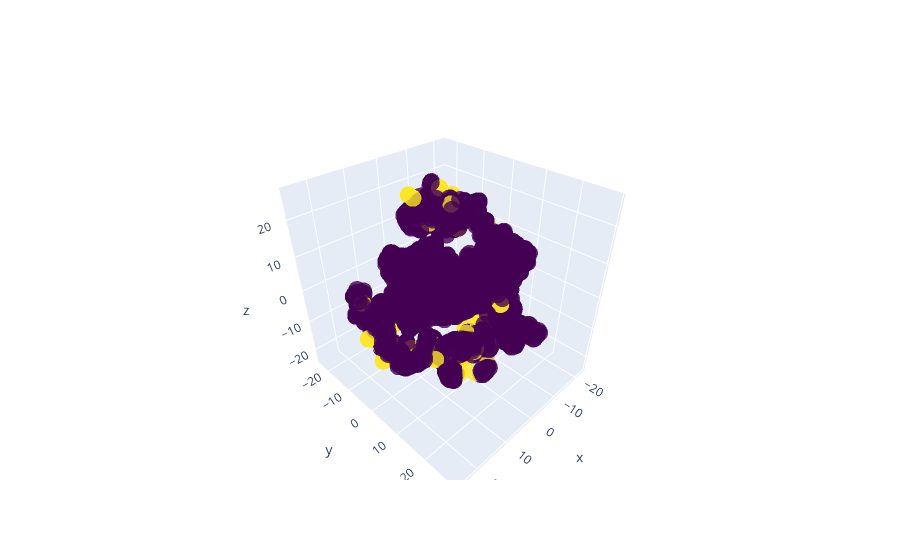

The notebook cell this image was saved under:
### Code cell
utils.plot_3d_TSNE( df = preprocessing.load_dataset(),
                    dist_matrix=gower.gower_matrix(preprocessing.load_dataset()),
                    labels = np.array(lof_detection.main()) * -1,
                    )

### Figure 1 — Plotly figure (JSON) as saved in the notebook; plotly's stock layout.template omitted (floating-point values rounded to 4 significant figures; data arrays with more than 128 entries replaced by an {"elided": "..."} marker saying what was removed)
{"data": [{"marker": {"color": {"elided": "7200 int values"}, "colorscale": [[0.0, "#440154"], [0.1111, "#482878"], [0.2222, "#3e4989"], [0.3333, "#31688e"], [0.4444, "#26828e"], [0.5556, "#1f9e89"], [0.6667, "#35b779"], [0.7778, "#6ece58"], [0.8889, "#b5de2b"], [1.0, "#fde725"]], "opacity": 0.8, "size": 6}, "mode": "markers", "x": {"elided": "7200 float values"}, "y": {"elided": "7200 float values"}, "z": {"elided": "7200 float values"}, "type": "scatter3d"}], "layout": {}}
